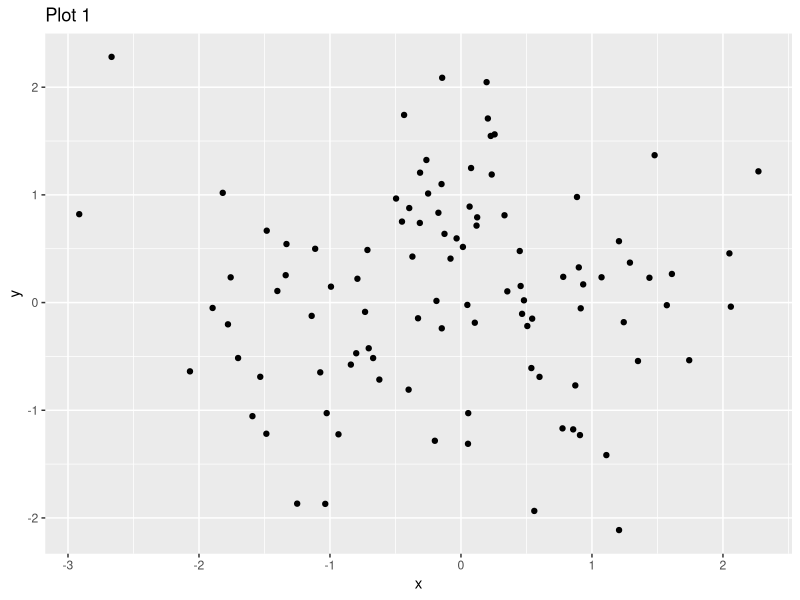
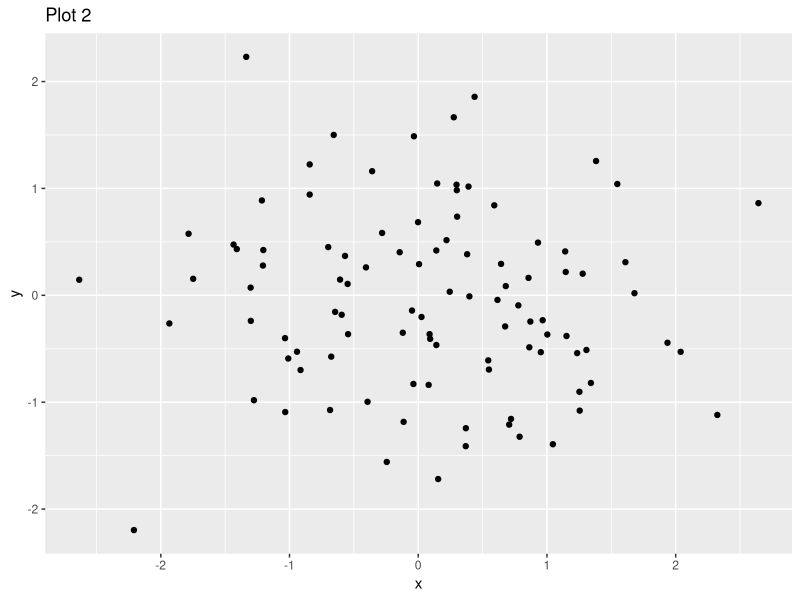
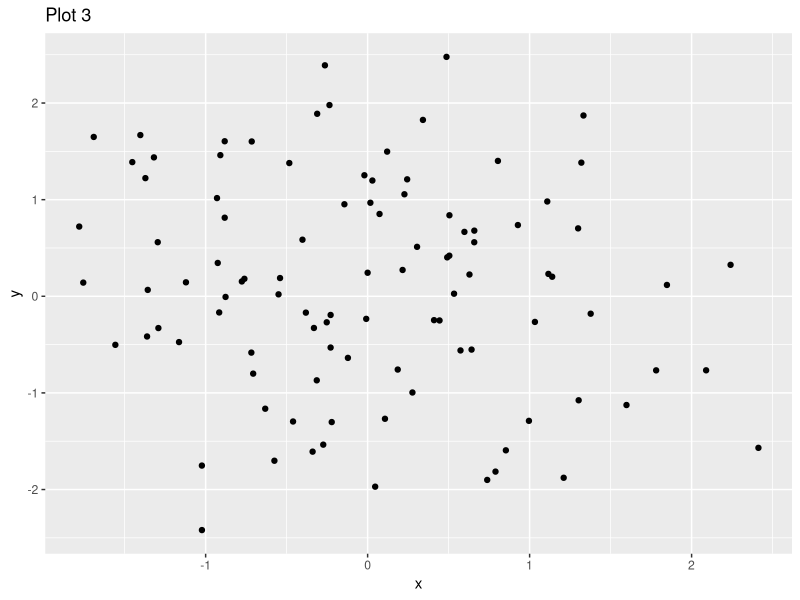

Generate these figures, in order, with R:
## ---- chunk 1
# Example of a for loop in R
for (iteration in 1:5) {
  print(paste("Iteration number:", iteration))
}
## ---- chunk 2
fruits <- c("apple", "banana", "cherry")

for (fruit in fruits) {
  print(fruit)
}
## ---- chunk 3
print(fruit)
## ---- chunk 4
numbers <- c(10, 20, 30)

seq_along(numbers)
1:length(numbers)

for (index in seq_along(numbers)) {
  print(paste("Index:", index, "Value:", numbers[index]))
}
## ---- chunk 5
squares <- numeric(5)
for (i in 1:5) {
  squares[i] <- i^2
}
print(squares)
## ---- chunk 6
for (i in 1:5) {
  if (i %% 2 == 0) {
    print(paste(i, "is even"))
  } else {
    print(paste(i, "is odd"))
  }
}
## ---- chunk 7
for (i in 1:10) {
  if (i %% 2 == 0) next  # Skip even numbers
  if (i > 7) break  # Stop loop if i > 7
  print(i)
}
## ---- chunk 8
# Outer loop
for (i in 1:3) {
  # Inner loop
  for (j in 1:3) {
    print(paste("i =", i, "and j =", j))
  }
}
## ---- chunk 9
counter <- 1
while (counter <= 5) {
  print(paste("Counter:", counter))
  counter <- counter + 1
}
## ---- chunk 10

data <- USArrests[1:10, c("Murder", "Assault", "Rape")]

sum_by_row <- apply(data, 1, sum) # Sum over rows
sum_by_col <- apply(data, 2, sum) # Sum over columns
## ---- chunk 11

df_list <- list(iris, USArrests, mtcars )

lapply(df_list, function(df) nrow(df) )

## ---- chunk 12
sapply(df_list, function(df) nrow(df) )
## ---- chunk 13
library(ggplot2)
for (i in 1:3) {
  df <- data.frame(x = rnorm(100), y = rnorm(100))
  p <- ggplot(df, aes(x, y)) + geom_point() + ggtitle(paste("Plot", i))
  print(p)
}
